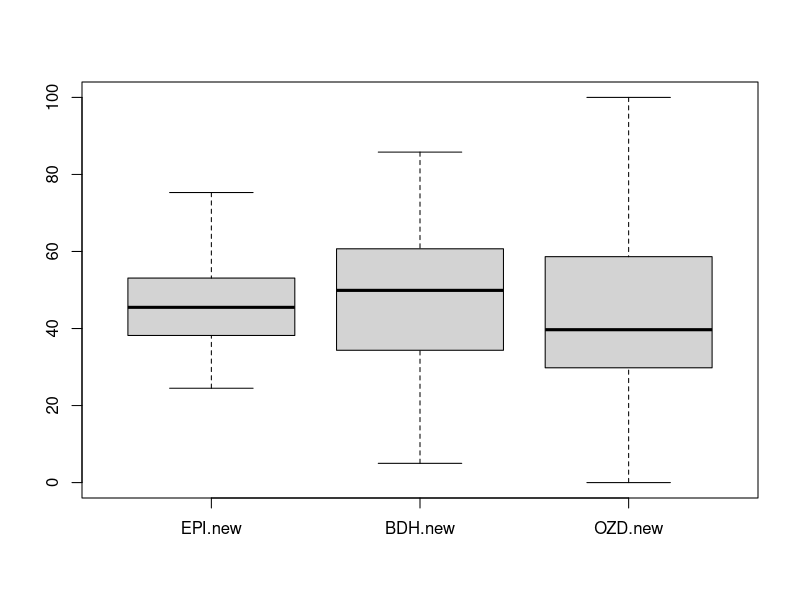
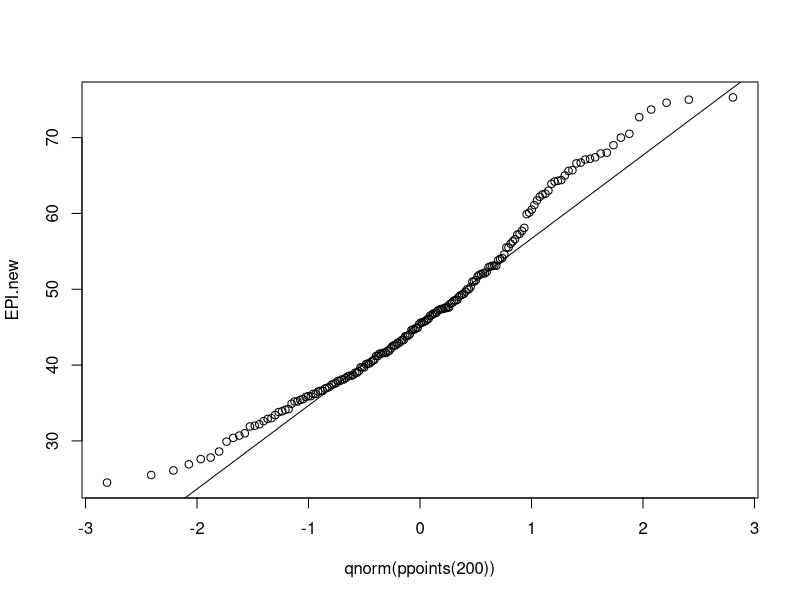
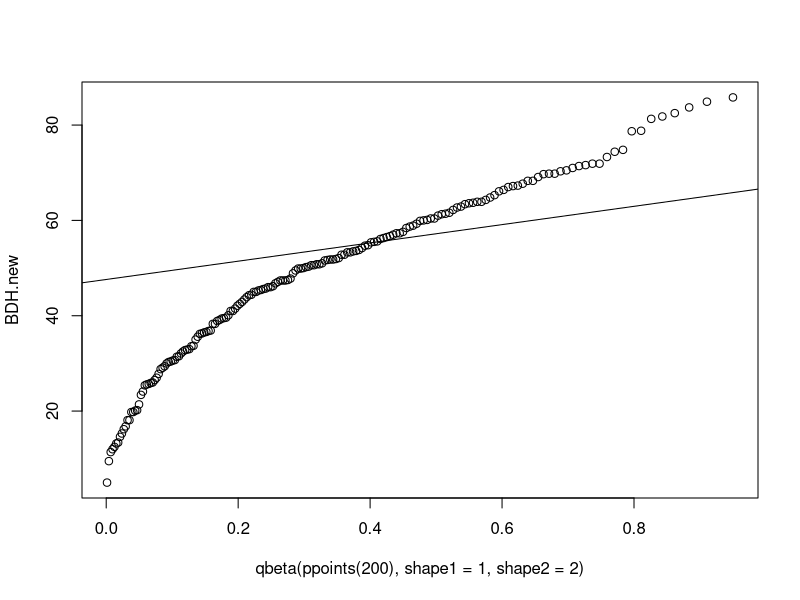
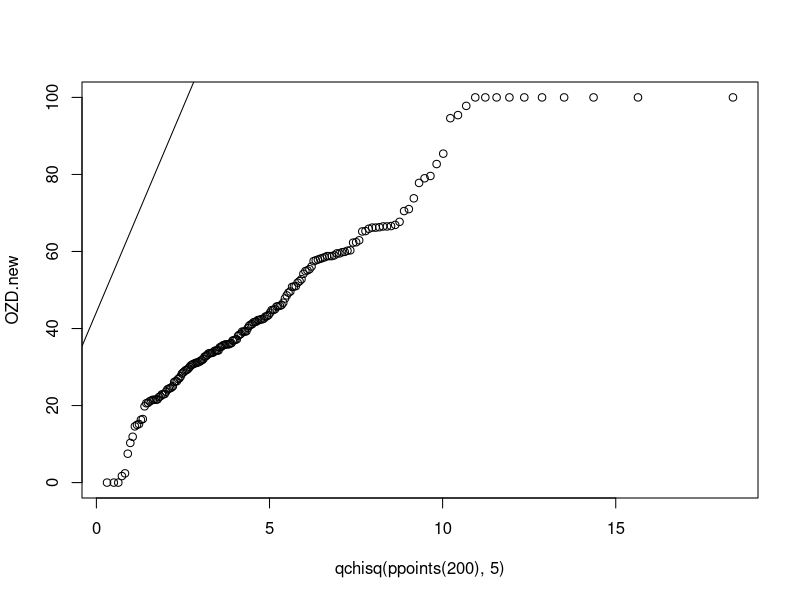
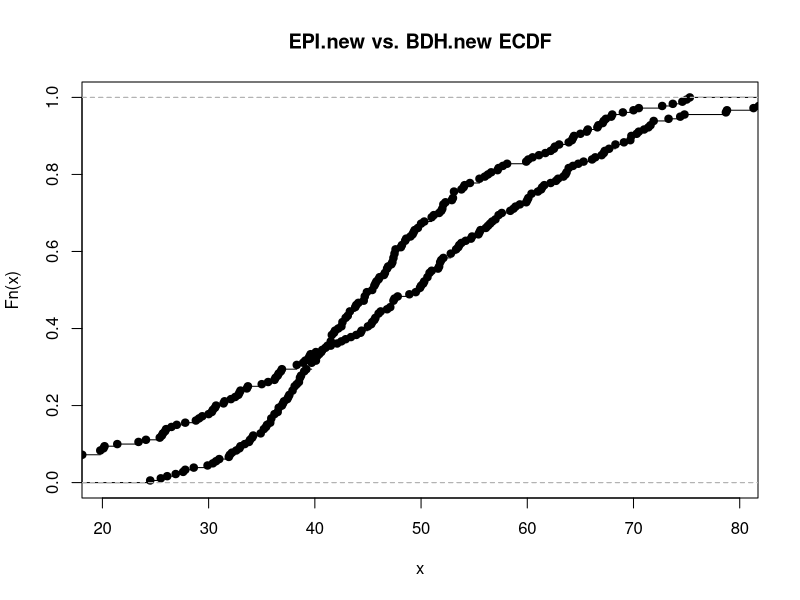
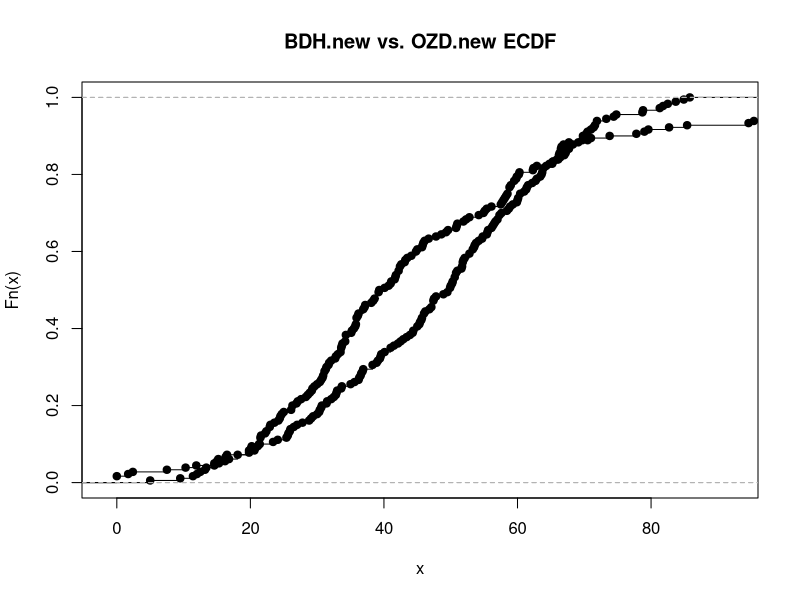
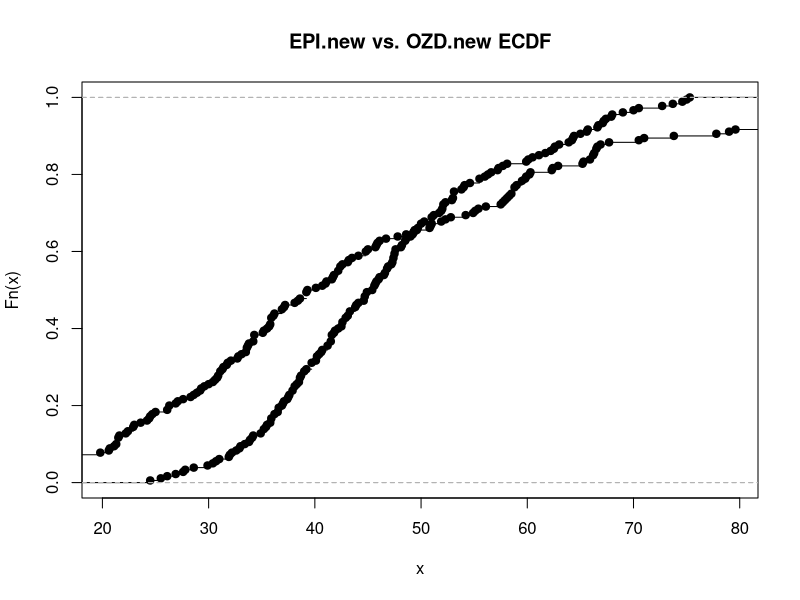
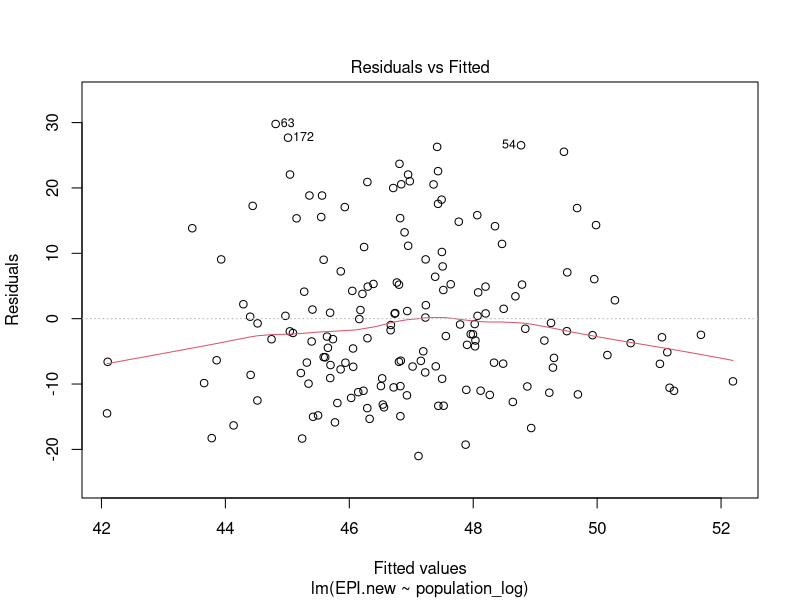

Write R code to recreate these figures, in order.
library(ggplot2)

dev.off()

EPI_data <- read.csv("./data/epi2024results06022024.csv", header=TRUE)
attach(EPI_data)

# Box plot comparing 3 variables
boxplot(EPI.new, BDH.new, OZD.new, names=c("EPI.new","BDH.new","OZD.new"))

# Normal Q-Q plot for EPI.new
x <- seq(20.,80.,1.0)
qqplot(qnorm(ppoints(200)),EPI.new)
qqline(EPI.new)

# Beta Q-Q plot for BDH.new
qqplot(qbeta(ppoints(200),shape1=1,shape2=2),BDH.new)
qqline(BDH.new)

# Chi-Squared Q-Q plot for OZD.new
qqplot(qchisq(ppoints(200),5),OZD.new)
qqline(OZD.new)

# ECDF plot for EPI.new vs. BDH.new
plot(ecdf(EPI.new),main="EPI.new vs. BDH.new ECDF")
lines(ecdf(BDH.new))

# ECDF plot for BDH.new vs. OZD.new
plot(ecdf(BDH.new),main="BDH.new vs. OZD.new ECDF")
lines(ecdf(OZD.new))

# ECDF plot for EPI.new vs. OZD.new
plot(ecdf(EPI.new),main="EPI.new vs. OZD.new ECDF")
lines(ecdf(OZD.new))

# Integrate EPI & populations datasets
populations_2023 <- read.csv("./data/countries_populations_2023.csv")
populations <- populations_2023[-which(!populations_2023$Country %in% EPI_data$country),]
populations <- populations[order(populations$Country),]
EPI_data.sub <- EPI_data[-which(!EPI_data$country %in% populations$Country),]
EPI_data.sub <- EPI_data.sub[order(EPI_data.sub$country),]
EPI_data.sub <- EPI_data.sub[,c("country","EPI.old","EPI.new", "BDH.old", "BDH.new", "OZD.old", "OZD.new")]
EPI_data.sub$population <- as.numeric(populations$Population)
EPI_data.sub$population_log <- log10(EPI_data.sub$population)

# Summary stats and select plots from 3 linear models
attach(EPI_data.sub)
lin.mod.epinew <- lm(EPI.new~population_log,EPI_data.sub)
lin.mod.bdhnew <- lm(BDH.new~population_log,EPI_data.sub)
lin.mod.ozdnew <- lm(OZD.new~population_log,EPI_data.sub)

summary(lin.mod.epinew)
summary(lin.mod.bdhnew)
summary(lin.mod.ozdnew)

plot(lin.mod.epinew)
plot(lin.mod.bdhnew)
plot(lin.mod.ozdnew)

ggplot(EPI_data.sub, aes(x=population_log, y=EPI.new)) + geom_point() + stat_smooth(method="lm")
ggplot(EPI_data.sub, aes(x=population_log, y=BDH.new)) + geom_point() + stat_smooth(method="lm")
ggplot(EPI_data.sub, aes(x=population_log, y=OZD.new)) + geom_point() + stat_smooth(method="lm")

ggplot(lin.mod.epinew, aes(x=.fitted, y=.resid)) + geom_point() + geom_hline(yintercept=0) + labs(title="Residual vs. Fitted Values Plot (EPI.new)", x="Fitted Values", y="Residuals")
ggplot(lin.mod.bdhnew, aes(x=.fitted, y=.resid)) + geom_point() + geom_hline(yintercept=0) + labs(title="Residual vs. Fitted Values Plot (BDH.new)", x="Fitted Values", y="Residuals")
ggplot(lin.mod.ozdnew, aes(x=.fitted, y=.resid)) + geom_point() + geom_hline(yintercept=0) + labs(title="Residual vs. Fitted Values Plot (OZD.new)", x="Fitted Values", y="Residuals")